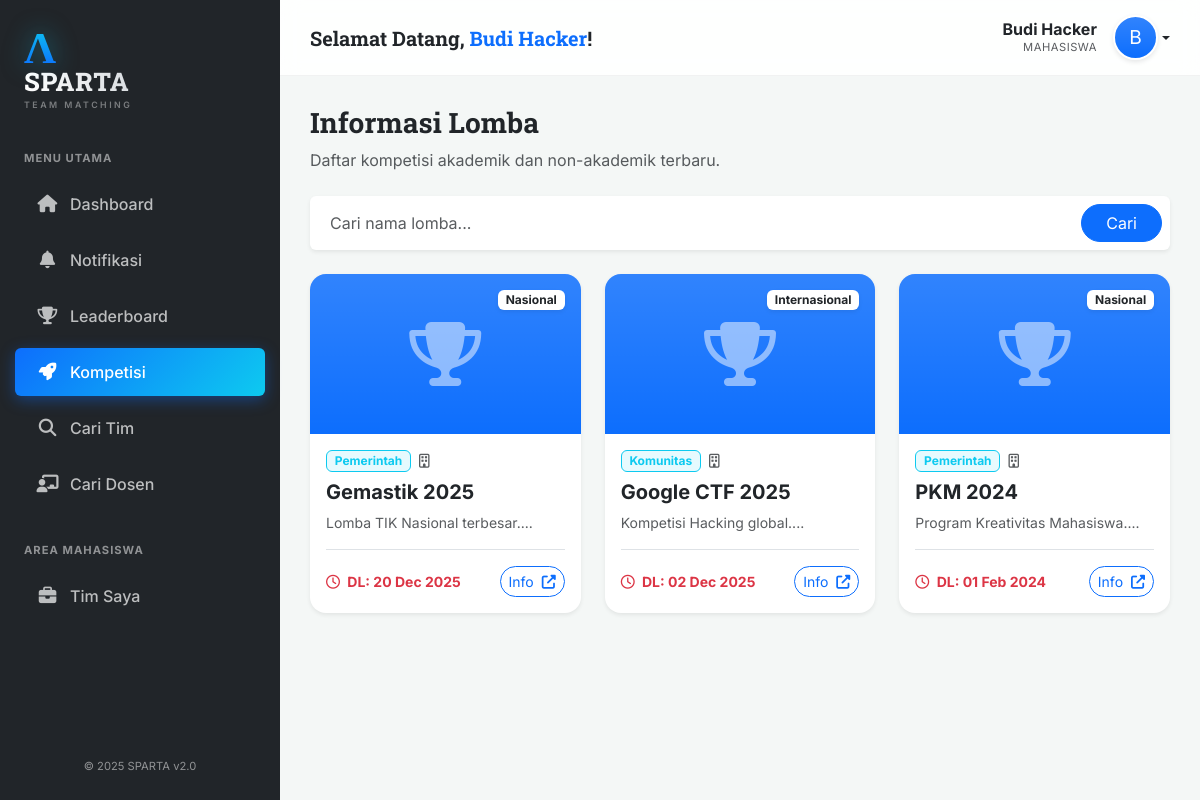
The page /?page=lomba (signed in) on the database as committed earlier.
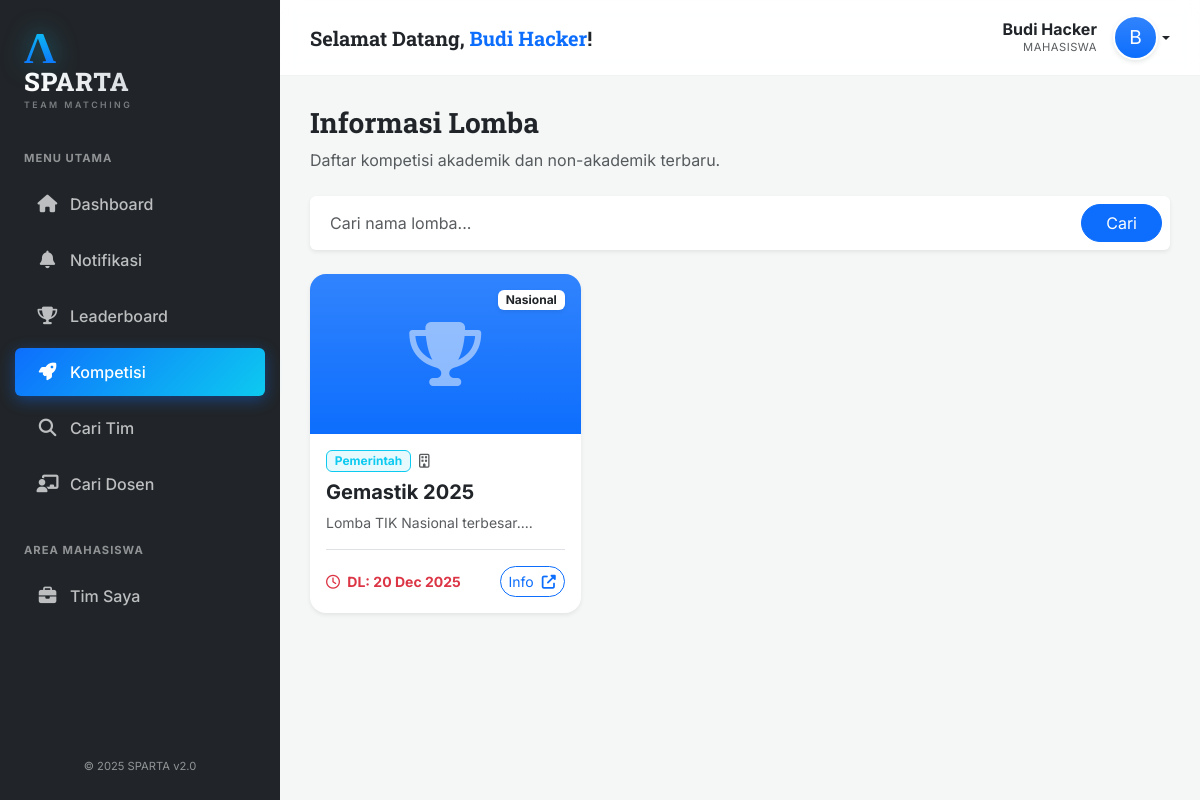
The same page on the database as committed later.
### tables this page shows
CREATE TABLE Lomba (
    ID_Lomba INT AUTO_INCREMENT PRIMARY KEY,
    Nama_Lomba VARCHAR(200) NOT NULL,
    Deskripsi TEXT,
    Lokasi VARCHAR(100),
    Link_Web VARCHAR(255),
    Tanggal_Mulai DATE,
    Tanggal_Selesai DATE,
    ID_Kategori INT,
    ID_Jenis_Penyelenggara INT,
    ID_Tingkatan INT,
    FOREIGN KEY (ID_Kategori) REFERENCES Kategori_Lomba(ID_Kategori),
    FOREIGN KEY (ID_Jenis_Penyelenggara) REFERENCES Jenis_Penyelenggara(ID_Jenis),
    FOREIGN KEY (ID_Tingkatan) REFERENCES Tingkatan_Lomba(ID_Tingkatan)
);

CREATE TABLE Tingkatan_Lomba (
    ID_Tingkatan INT AUTO_INCREMENT PRIMARY KEY,
    Nama_Tingkatan VARCHAR(50) NOT NULL,
    Poin_Dasar INT NOT NULL
);

CREATE TABLE Jenis_Penyelenggara (
    ID_Jenis INT AUTO_INCREMENT PRIMARY KEY,
    Nama_Jenis VARCHAR(100) NOT NULL,
    Bobot_Poin FLOAT DEFAULT 1.0
);

### src/pages/lomba.php (the view, shortened to what this page needs)
<?php
$keyword = $_GET['q'] ?? '';
$sql = "SELECT l.*, j.Nama_Jenis, t.Nama_Tingkatan
        FROM Lomba l
        LEFT JOIN Jenis_Penyelenggara j ON l.ID_Jenis_Penyelenggara = j.ID_Jenis
        LEFT JOIN Tingkatan_Lomba t ON l.ID_Tingkatan = t.ID_Tingkatan
        WHERE 1=1";
$sql .= " ORDER BY l.Tanggal_Selesai DESC";
$lombaList = $pdo->query($sql)->fetchAll();
?>
<div class="d-flex justify-content-between align-items-center mb-4">
    <div>
        <h3 class="fw-bold text-dark" style="font-family: 'Roboto Slab', serif;">Informasi Lomba</h3>
        <p class="text-muted mb-0">Daftar kompetisi akademik dan non-akademik terbaru.</p>
    </div>
</div>
<div class="card border-0 shadow-sm mb-4">
    <div class="card-body p-2">
        <form method="GET" class="d-flex gap-2">
            <input type="text" name="q" class="form-control border-0" placeholder="Cari nama lomba..." value="<?= htmlspecialchars($keyword) ?>">
            <button class="btn btn-primary px-4 rounded-pill">Cari</button>
        </form>
    </div>
</div>
<div class="row g-4">
    <?php foreach ($lombaList as $l): ?>
    <div class="col-md-6 col-lg-4">
        <div class="card h-100 border-0 shadow-sm rounded-4 overflow-hidden hover-card">
            <div class="position-relative">
                <?php if ($l['Foto_Lomba']): ?>
                    <div style="height: 160px; background: url('<?= $l['Foto_Lomba'] ?>') center/cover no-repeat;"></div>
                <?php else: ?>
                    <div style="height: 160px;" class="bg-gradient bg-primary d-flex align-items-center justify-content-center text-white">
                        <i class="fas fa-trophy fa-4x opacity-50"></i>
                    </div>
                <?php endif; ?>
                <span class="badge bg-white text-dark position-absolute top-0 end-0 m-3 shadow-sm">
                    <?= htmlspecialchars($l['Nama_Tingkatan']) ?>
                </span>
            </div>
            <div class="card-body">
                <div class="d-flex align-items-center mb-2">
                    <span class="badge bg-info bg-opacity-10 text-info border border-info me-2">
                        <?= htmlspecialchars($l['Nama_Jenis']) ?>
                    </span>
                    <small class="text-muted text-truncate" style="max-width: 150px;">
                        <i class="far fa-building me-1"></i><?= htmlspecialchars($l['Nama_Penyelenggara']) ?>
                    </small>
                </div>
                <h5 class="fw-bold text-dark mb-2"><?= htmlspecialchars($l['Nama_Lomba']) ?></h5>
                <p class="text-muted small mb-3 text-truncate-3">
                    <?= substr(strip_tags($l['Deskripsi']), 0, 100) ?>...
                </p>
                <div class="d-flex justify-content-between align-items-center border-top pt-3">
                    <small class="text-danger fw-bold">
                        <i class="far fa-clock me-1"></i> DL: <?= date('d M Y', strtotime($l['Tanggal_Selesai'])) ?>
                    </small>
                    <div>
                        <a href="<?= $l['Link_Web'] ?>" target="_blank" class="btn btn-outline-primary btn-sm rounded-pill ms-1">Info <i class="fas fa-external-link-alt ms-1"></i></a>
                    </div>
                </div>
            </div>
        </div>
    </div>
    <?php endforeach; ?>
</div>

Rows that differ between the two databases and show on the page:
removed lomba: ID_Tingkatan.Nama_Tingkatan "Internasional", ID_Jenis_Penyelenggara.Nama_Jenis "Komunitas", Nama_Lomba "Google CTF 2025", Deskripsi "Kompetisi Hacking global.", Tanggal_Selesai "02 Dec 2025"
removed lomba: ID_Tingkatan.Nama_Tingkatan "Nasional", ID_Jenis_Penyelenggara.Nama_Jenis "Pemerintah", Nama_Lomba "PKM 2024", Deskripsi "Program Kreativitas Mahasiswa.", Tanggal_Selesai "01 Feb 2024"
